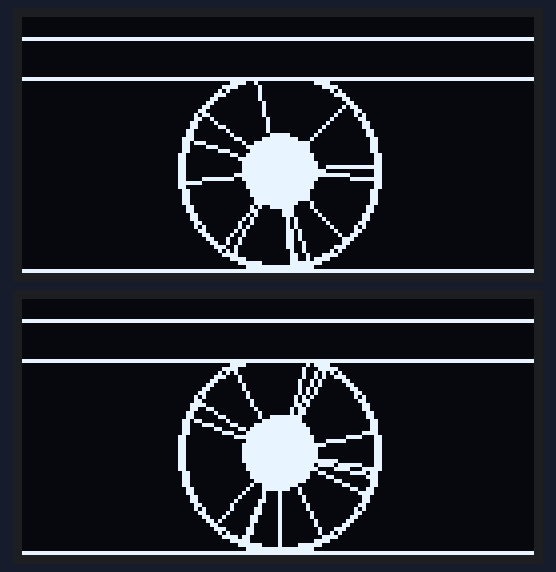
Bench run of a sketch on a simulated Arduino Nano, built with avr-gcc and run on an emulated ATmega328P. Parts: 2 × 128×64 one-colour display. Random numbers use the default seed unless the sketch sets one; what the sketch prints to the serial monitor is not drawn.

Above: at 0.6 s.
At 11.01 s:
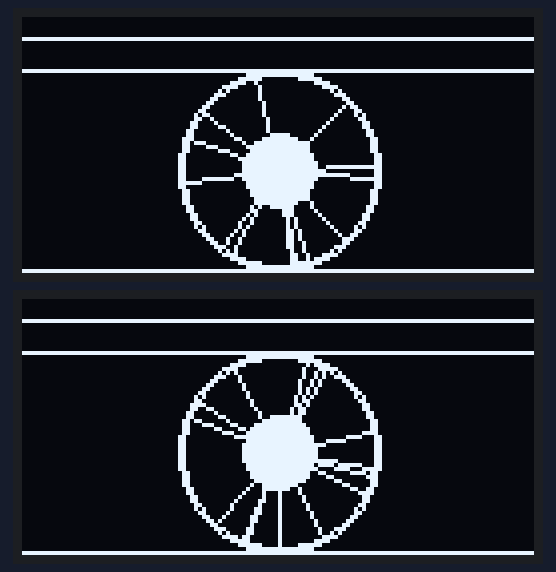
At 15.72 s:
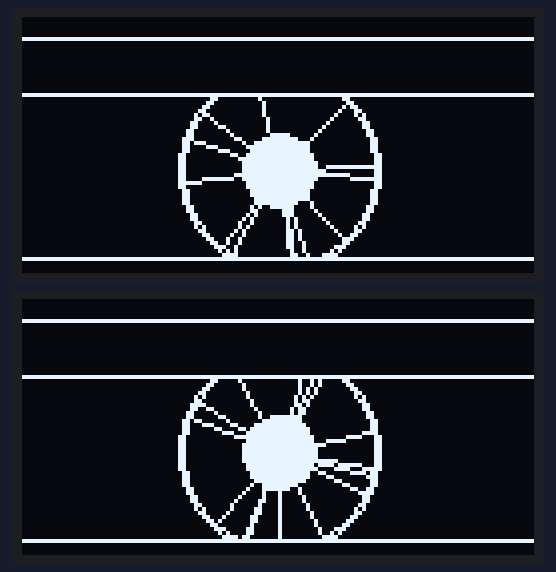
At 31.9 s:
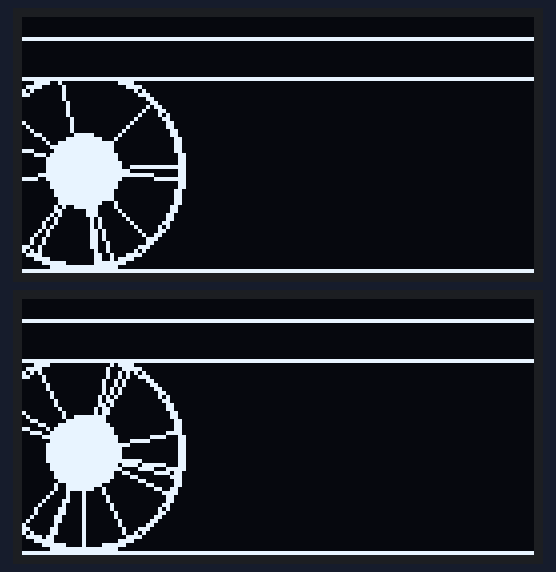
At 35.2 s:
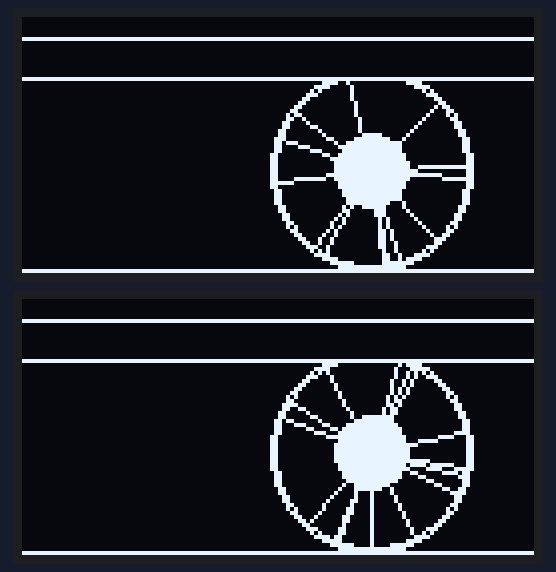
At 36.1 s:
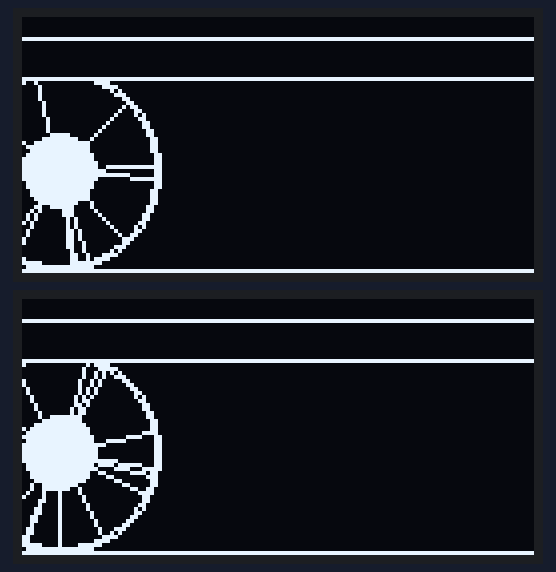

Measured:
- what the display in image 0 shows lasts 10.4 s, from 0.5 s to 10.9 s
- what the display in image 3 shows lasts 3.2 s, from 31.9 s to 35.1 s
- what the display in image 4 shows lasts 0.9 s, from 35.1 s to 36.0 s
- what the display in image 5 shows lasts 3.7 s, from 36.0 s to 39.7 s

The sketch:

Eyes.ino
```cpp
/******

  'Eyeballs, Moderately Expressive'

  Featuring: Single & Dual SSD1306 I2C OLEDs, Onboard Tilt, External IMU MPU6050 Tilt
  Considerations: I2C addressing.

******/
//MM PROJECT Eyeballs
//MM BOARDS [ALL]
//MM FEATURES [2ND_SCREEN]

#define MM_HAS_2SCREENS


#include <SPI.h>
#include <Wire.h>
#include <Adafruit_GFX.h>
#include <Adafruit_SSD1306.h>

//#include <ArduinoSound.h>

#define SCREEN_WIDTH 128 // OLED display width, in pixels
#define SCREEN_HEIGHT 64 // OLED display height, in pixels

// #define VIRTUAL_WIDTH 256 // double wide
// #define VIRTUAL_HEIGHT 64

// ARDUINO NANO 33 BLE
#define OLED_RESET     -1 // Reset pin # (or -1 if sharing Arduino reset pin)
#define SCREEN_ADDRESS 0x3C ///< See datasheet for Address; 0x3D for 128x64, 0x3C for 128x32
Adafruit_SSD1306 display(SCREEN_WIDTH, SCREEN_HEIGHT, &Wire, OLED_RESET);

#ifdef MM_HAS_2SCREENS
#define SCREEN2_ADDRESS 0x3D ///< See datasheet for Address; 0x3D for 128x64, 0x3C for 128x32
Adafruit_SSD1306 display2(SCREEN_WIDTH, SCREEN_HEIGHT, &Wire, OLED_RESET);
#endif

struct Timing {
  unsigned long frameStart;
  unsigned long framePrev;
};
struct Timing timer = {0, 0};

struct Keyframe {
  int time;
  int state;
};

const int maxFrameCt = 6;
struct Animation {
  unsigned long startTime;
  int duration;
  int currentFrame;
  int frameCt;
  struct Keyframe keyframes[maxFrameCt];
  int *target;
};

struct Gesture {
  unsigned long startTime;
  int duration;
  // int frameCt;
  // int currentFrame;
  struct Animation animations[4];
};


struct Eye {
  int x;
  int y;
  int lidUpper;
  int lidLower;
  int irisRadius;
  int pupilRadius;
  int brow;
  int lines[15];
};


struct Eye eye1 = {
  .x = SCREEN_WIDTH/2,
  .y = SCREEN_HEIGHT/2 +6,
  .lidUpper = 15,
  .lidLower = SCREEN_HEIGHT-1,
  .irisRadius = 24,
  .pupilRadius = 9,
  .brow = 0,//7
  // .lines = {}
};

struct Animation blinkUpperLidLeft = {
  .startTime = 0,
  .duration = 175,
  .currentFrame = 0,
  .frameCt = 5,
  .keyframes = {
    {2, 13},
    {40, 19},
    {50, 59},
    {60, 19},
    {175, 15}
  },
  .target = &eye1.lidUpper,
};
struct Animation blinkLowerLidLeft = {
  .startTime = 0,
  .duration = 60,
  .currentFrame = 0,
  .frameCt = 3,
  .keyframes = {
    {2, 63},
    {50, 60},
    {60, SCREEN_HEIGHT-1}
  },
  .target = &eye1.lidLower
};

#ifdef MM_HAS_2SCREENS
struct Eye eye2 = {
  .x = SCREEN_WIDTH/2,
  .y = SCREEN_HEIGHT/2 +6,
  .lidUpper = 15,
  .lidLower = SCREEN_HEIGHT-1,
  .irisRadius = 24,
  .pupilRadius = 9,
  .brow = 0,//-7
  // .lines = {}
};

struct Animation blinkUpperLidRight = {
  .startTime = 0,
  .duration = 175,
  .currentFrame = 0,
  .frameCt = 5,
  .keyframes = {
    {2, 13},
    {40, 19},
    {50, 59},
    {60, 19},
    {175, 15}
  },
  .target = &eye2.lidUpper,
};
struct Animation blinkLowerLidRight = {
  .startTime = 0,
  .duration = 60,
  .currentFrame = 0,
  .frameCt = 3,
  .keyframes = {
    {2, 63},
    {50, 60},
    {60, SCREEN_HEIGHT-1}
  },
  .target = &eye2.lidLower
};
#endif


struct Gesture blink = {
  .startTime = 0,
  .duration = 1255,
  .animations = {
    {blinkUpperLidLeft},
    {blinkLowerLidLeft},
    {blinkUpperLidRight},
    {blinkLowerLidRight}
  }
};

int gestureQueueLength = 1;
struct Gesture gestureQueue[4];


void setup() {
  Serial.begin(115200);
  // while(!Serial);

  randomSeed(analogRead(0));

  gestureQueue[0] = blink;


  if(!display.begin(SSD1306_SWITCHCAPVCC, SCREEN_ADDRESS)) {
    // Serial.println(F("SSD1306 allocation failed"));
    // for(;;); // Don't proceed, loop forever
  }
  // display.invertDisplay(true);
  display.clearDisplay();
  initEye(&eye1);


  #ifdef MM_HAS_2SCREENS
  if(!display2.begin(SSD1306_SWITCHCAPVCC, SCREEN2_ADDRESS)) {
    // Serial.println(F("SSD1306 allocation failed"));
    // for(;;); // Don't proceed, loop forever
  }
  display2.clearDisplay();
  initEye(&eye2);
  #endif

  if (Serial) Serial.println("Begin!");
}

void loop() {
  // Timing
  timer.frameStart = millis();
  timer.framePrev = timer.frameStart;


  if (random(1000) < 13){
    int x = random(SCREEN_WIDTH);
    eye1.x = x;
    #ifdef MM_HAS_2SCREENS
    eye2.x = x;
    #endif
  }
  if (random(1000) < 13){
    gestureQueueLength = 1;
    gestureQueue[0] = blink;
  }


  for (int i=0; i<gestureQueueLength; i++){
    struct Gesture *tGesture = &gestureQueue[i];
    if (tGesture->startTime == 0) tGesture->startTime = timer.frameStart;
    // bool advancedFrame = false;
    int gElapsed = timer.frameStart - tGesture->startTime;

    for (int j=0; j<4; j++){
      struct Animation *tAnim = &tGesture->animations[j];

      int elapsed = timer.frameStart - tAnim->startTime;
      if (elapsed > tAnim->keyframes[tAnim->currentFrame].time){
        *tAnim->target = tAnim->keyframes[tAnim->currentFrame].state;
        // Serial.println((String)tAnim->currentFrame+ " v "+(frameCt-1));

        if (tAnim->currentFrame < tAnim->frameCt-1){
          tAnim->currentFrame++;
        }
      }

    }

    if (gElapsed > tGesture->duration){
      // gestureQueue[i] = null;
      gestureQueueLength = 0;

      tGesture->startTime = 0;
      for (int j=0; j<4; j++){
        struct Animation *tAnim = &tGesture->animations[j];
        tAnim->currentFrame = 0;
        tAnim->startTime = timer.frameStart;
      }

    }
  }


  // Serial.print((String)elapsed+" v "+testAnim.keyframes[testAnim.currentFrame].time+" frame "+testAnim.currentFrame);


  display.clearDisplay(); // Clear the display buffer
  #ifdef MM_HAS_2SCREENS
  display2.clearDisplay();
  #endif


  drawEye(eye1, &display);
  #ifdef MM_HAS_2SCREENS
  drawEye(eye2, &display2);
  #endif


  display.display(); // Show the display buffer on the screen
  #ifdef MM_HAS_2SCREENS
  display2.display();
  #endif
}


void initEye(struct Eye* eye){
  for (int i=0; i<15; i++){
    eye->lines[i] = random(360);
  }
}


void drawEye(struct Eye eye, Adafruit_SSD1306 *disp){
  // disp->fillRect(0, eye.lidUpper, SCREEN_WIDTH, eye.lidLower, 1);
  // disp->fillCircle(eye.x, eye.y, eye.irisRadius+1, 0);
  disp->drawCircle(eye.x, eye.y, eye.irisRadius, 1);
  disp->drawCircle(eye.x, eye.y, eye.irisRadius+1, 1);
  disp->fillCircle(eye.x, eye.y, eye.pupilRadius, 1);
  // disp->drawCircle(eye.x-1.6*eye.pupilRadius, eye.y+1.6*eye.pupilRadius, eye.pupilRadius*1.4, 1);


  for (int i=0; i<15; i++){
    disp->drawLine(eye.x, eye.y, eye.x+cos(eye.lines[i])*eye.irisRadius, eye.y+sin(eye.lines[i])*eye.irisRadius, 1);
  }

  for (int i=0; i<eye.lidUpper; i++){
    disp->drawFastHLine(0, i, SCREEN_WIDTH, 0);
  }
  disp->drawFastHLine(0, eye.lidUpper, SCREEN_WIDTH, 1);

  for (int i=eye.lidLower; i<SCREEN_HEIGHT; i++){
    disp->drawFastHLine(0, i, SCREEN_WIDTH, 0);
  }
  disp->drawFastHLine(0, eye.lidLower, SCREEN_WIDTH, 1);

  disp->drawLine(0, 5+eye.brow, SCREEN_WIDTH, 5-eye.brow, 1);
}
```
